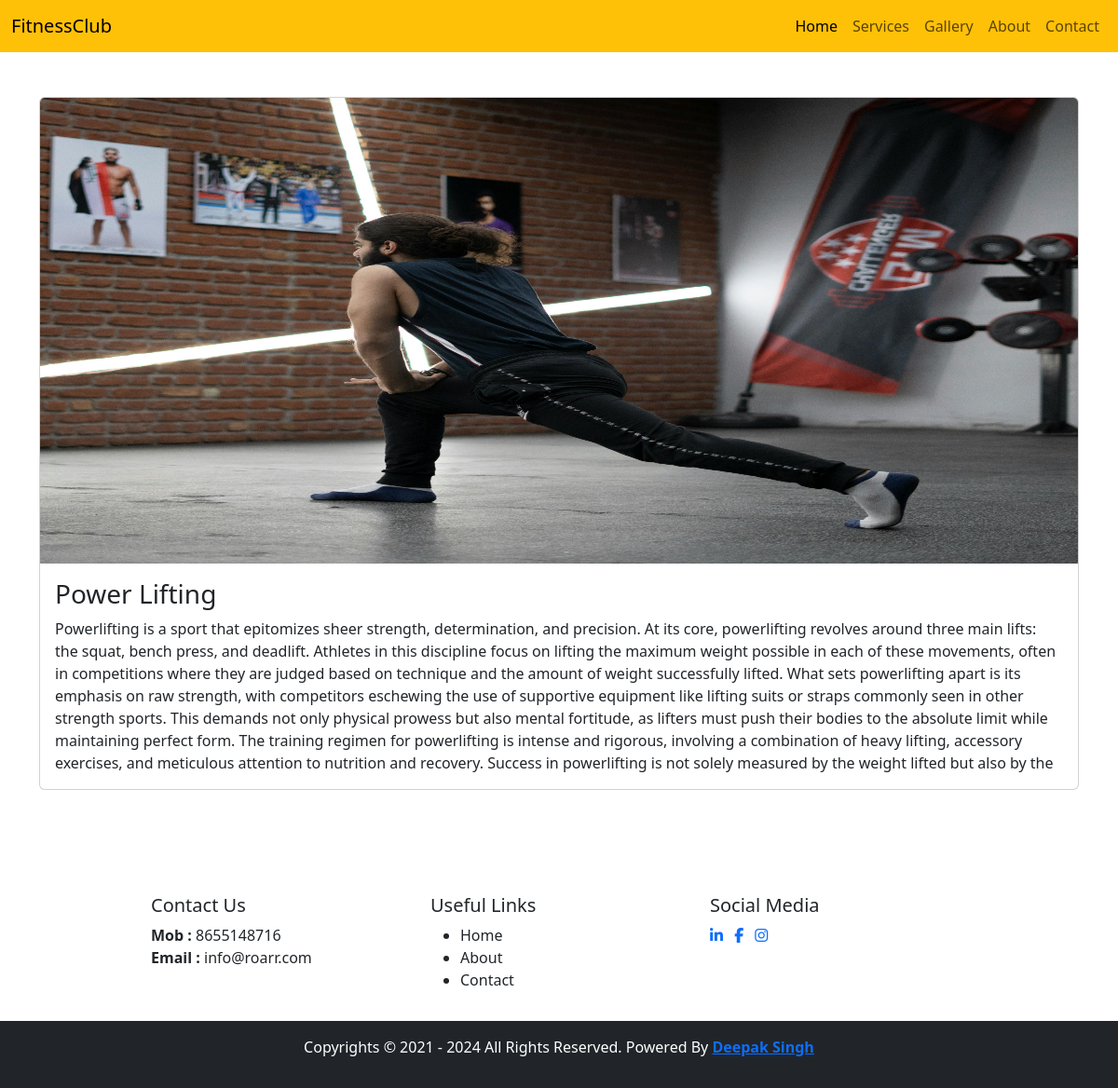
The app's page /inner-services.php?id=2 with its own data.
### tables this page shows
CREATE TABLE `services` (
  `id` int(11) NOT NULL,
  `title` varchar(255) NOT NULL,
  `description` varchar(1000) NOT NULL,
  `image` varchar(255) NOT NULL
);

### inner-services.php (the view, shortened to what this page needs)
<?php
include "db.php";
$id = $_GET["id"];
$sql = "select * from services where id = '{$id}'";
$result = mysqli_query($conn, $sql);
while ($row = mysqli_fetch_assoc($result)) {
?>
    <!DOCTYPE html>
    <html lang="en">
    <head>
        <link rel="stylesheet" href="css/bootstrap.min.css">
        <link rel="stylesheet" href="https://cdnjs.cloudflare.com/ajax/libs/font-awesome/6.5.1/css/all.min.css">
    </head>
    <body>
        <?php include "header.php"; ?>
        <div class="container">
            <div class="row py-5">
                <div class="col-12">
                    <div class="card mb-3">
                        <img src="<?php echo "assets/uploads/" . $row['image']; ?>" class="card-img-top img-fluid" alt="..." style="height: 500px; width: 1130px">
                        <div class="card-body">
                            <h3 class="card-title"><?php echo $row['title']; ?></h3>
                            <p class="card-text"><?php echo $row['description']; ?></p>
                        </div>
                    </div>
                </div>
            </div>
        </div>
    <?php } ?>
    <?php include "footer.php"; ?>
    </body>
    </html>

### header.php (shortened to what this page needs)
<nav class="navbar navbar-expand-lg bg-warning">
  <div class="container-fluid">
    <a class="navbar-brand" href="http://localhost/fitness_club/">FitnessClub</a>
    <div class="collapse navbar-collapse" id="navbarSupportedContent">
      <ul class="navbar-nav ms-auto mb-2 mb-lg-0">
        <li class="nav-item">
          <a class="nav-link active" aria-current="page" href="<?php echo "http://localhost/fitness_club"; ?>">Home</a>
        </li>
        <li class="nav-item">
          <a class="nav-link" href="<?php echo "http://localhost/fitness_club/services.php"; ?>">Services</a>
        </li>
        <li class="nav-item">
          <a class="nav-link" href="<?php echo "http://localhost/fitness_club/gallery.php"; ?>">Gallery</a>
        </li>
        <li class="nav-item">
          <a class="nav-link" href="<?php echo "http://localhost/fitness_club/about.php"; ?>">About</a>
        </li>
        <li class="nav-item">
          <a class="nav-link" href="<?php echo "http://localhost/fitness_club/contact.php"; ?>">Contact</a>
        </li>
      </ul>
    </div>
  </div>
</nav>

### records on screen
services: image (picture), title "Power Lifting", description "Powerlifting is a sport that epitomizes sheer strength, determination, and precision. At its core, powerlifting revolves around three main lifts: the squat, bench press, and deadlift. Athletes in this discipline focus on lifting the maximum weight possible in each of these movements, often in competitions where they are judged based on technique and the amount of weight successfully lifted. What sets powerlifting apart is its emphasis on raw strength, with competitors eschewing the use of supportive equipment like lifting suits or straps commonly seen in other strength sports. This demands not only physical prowess but also mental fortitude, as lifters must push their bodies to the absolute…"
